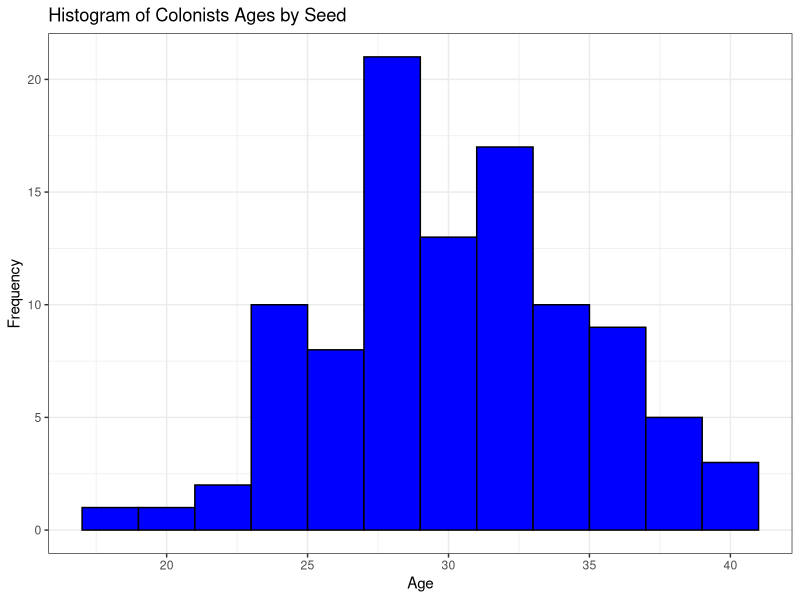
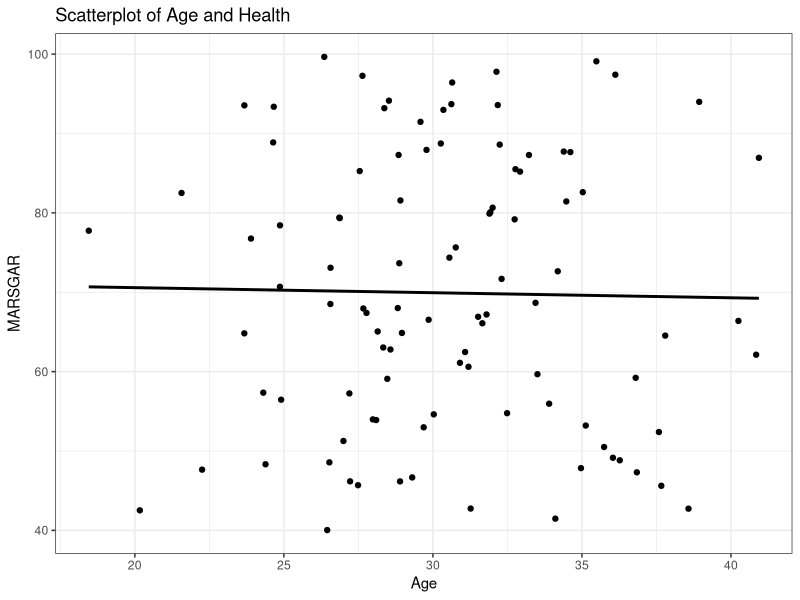
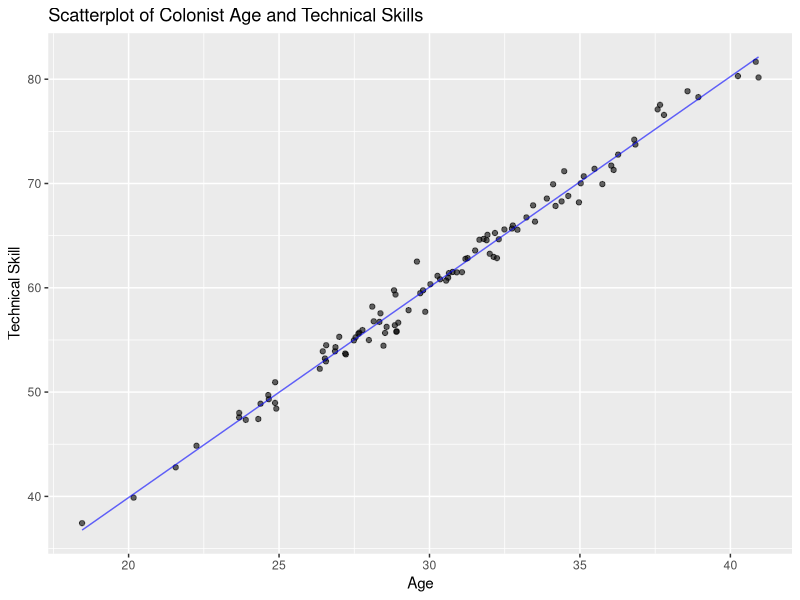
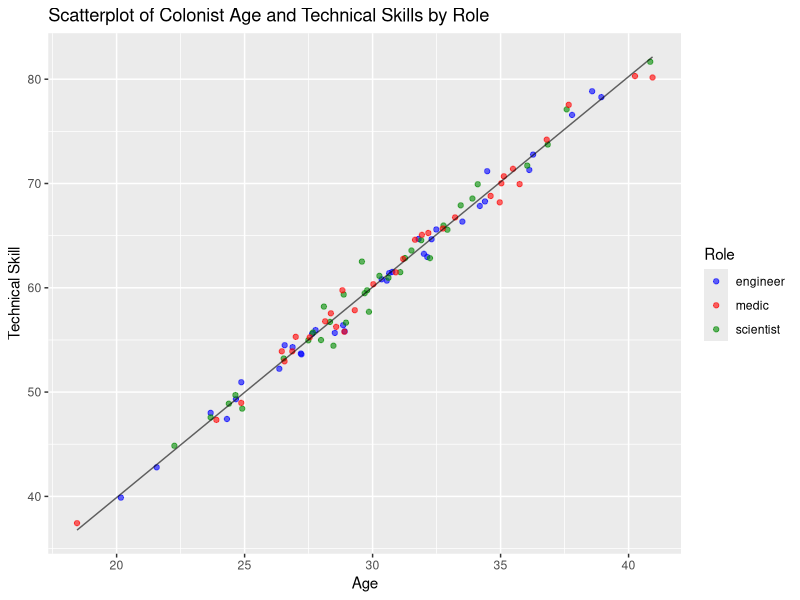
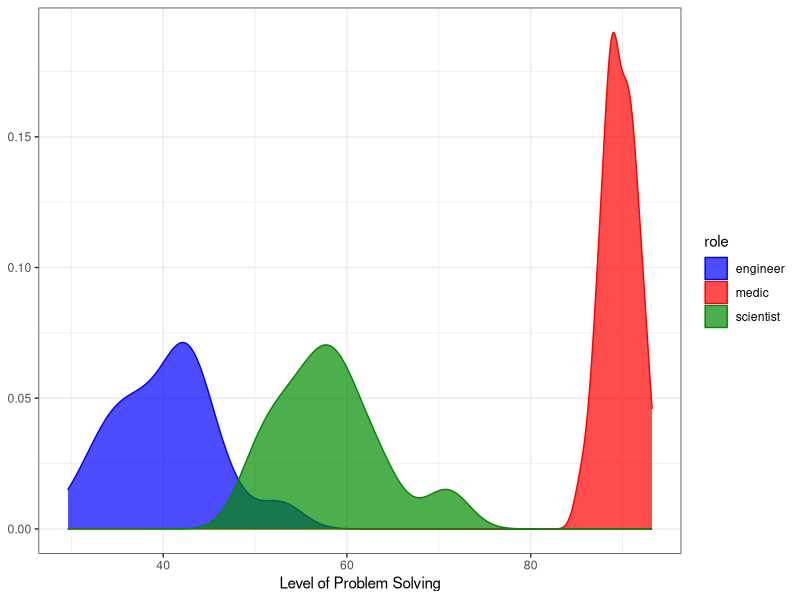
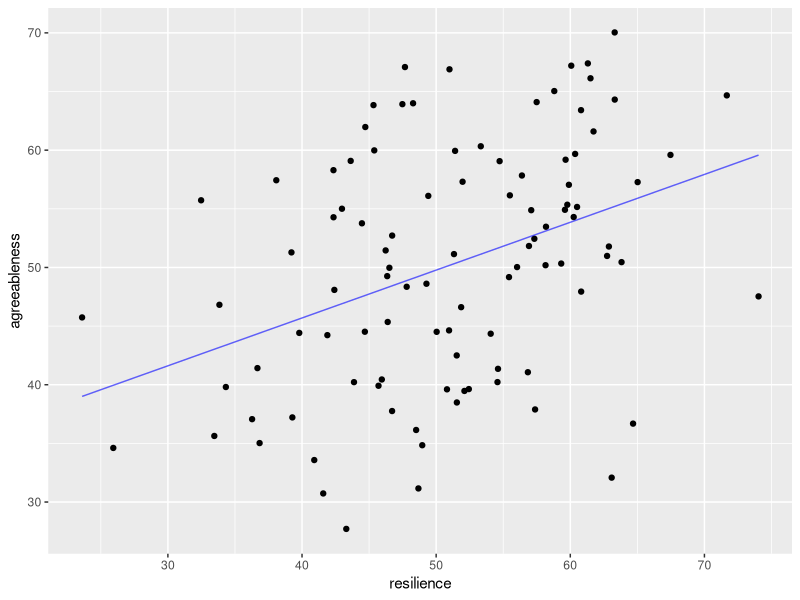

Reproduce these figures in R, in order.
## ---- chunk 1
library(tidyverse) 
library(ggplot2)
library(MASS)

#df_colonists <- subset(df_colonists, select = -c(resilience.1, agreeableness.1)) use if you need to remove extra columns

## ---- chunk 2


set.seed(123)

age <- rnorm(100, mean = 30, sd = 5)

df_colonists <- data.frame(id = 1:100, age)
                                      

## ---- chunk 3

data.frame(df_colonists) %>%
ggplot(
 aes(x=age)
)+
  theme_bw()+
  geom_histogram(binwidth=2,color="black", fill="blue") +
  labs(title = "Histogram of Colonists Ages by Seed",
       x = "Age", y = "Frequency")

  
## ---- chunk 4

role <- rep(c("engineer", "scientist", "medic"), 
             each = 34, 
             length.out = 100)

df_colonists <- df_colonists %>%
  mutate(role)

print(role)
## ---- chunk 5

set.seed(123)

df_colonists$marsgar <- runif(100, min = 40, max = 100)

df_colonists %>%
ggplot( aes(
    x = age,
    y = marsgar
  ) )+
  theme_bw()+
  geom_point()+
  geom_smooth(method=lm, color = "black",se = FALSE)+
  labs(
      x = "Age",
      y = "MARSGAR",
      title = "Scatterplot of Age and Health"
  )

## ---- chunk 6

set.seed(1235)

df_colonists$technical_skills <- 2 * df_colonists$age + rnorm(100, mean = 0, sd = 1)


df_colonists %>%
lm(technical_skills = 2 * age + noise)

df_colonists %>%
  ggplot(aes(
    x = age,
    y = technical_skills
  ))+
  geom_point(alpha = .6)+
  geom_line(stat = "smooth", method="lm", alpha = .6, color = "blue", se = FALSE)+
  labs(
    x = "Age",
    y = "Technical Skill",
    title = "Scatterplot of Colonist Age and Technical Skills"
  )

## ---- chunk 7

df_colonists %>%
  ggplot(aes(
    x = age,
    y = technical_skills,
    color = as.factor(role)
  ))+
  geom_point(alpha = .6)+
  scale_color_manual(values=c("blue", "red","green4"))+
  geom_line(stat = "smooth", method="lm", alpha = .6, color = "black", se = FALSE)+
  labs(
    x = "Age",
    y = "Technical Skill",
    color = "Role",
    title = "Scatterplot of Colonist Age and Technical Skills by Role"
  )


## ---- chunk 8


d_engineer <- rnorm(100, mean = 40, sd = 5)
d_scientist <- rnorm(100, mean = 60, sd = 7)
d_medic <- rnorm(100, mean = 90, sd = 2)



df_colonists <- df_colonists %>%
mutate(problem_solving = case_when(
    role == "engineer" ~ d_engineer,
    role == "scientist" ~ d_scientist,
    role == "medic" ~ d_medic
  ))


df_colonists %>%
  ggplot(aes(
    x = problem_solving,
    color = role,
    fill = role
  ))+
scale_fill_manual(values=c("blue", "red","green4"))+
  scale_color_manual(values=c("blue", "red","green4"))+
  geom_density(alpha = 0.7) +
  theme_bw()+
  labs(
    y = NULL,
    x = "Level of Problem Solving"
  )
## ---- chunk 9

mean_traits <- c(50, 50)
cov_matrix <- matrix(c(100, 50, 
                       50, 100), ncol = 2)



traits_data <- mvrnorm(n = 100, mu = mean_traits, Sigma = cov_matrix, empirical = FALSE)

colnames(traits_data) <- c("resilience", "agreeableness")

df_colonists <- cbind(df_colonists, traits_data)


df_colonists %>%
  ggplot(aes(
    x = resilience,
    y = agreeableness
  ))+
    geom_point()+
  geom_line(stat = "smooth", method="lm", alpha = .6, color = "blue", se = FALSE)
  

## ---- chunk 10

cor_matrix_bigfive <- matrix(c(
  1.0000, 0.2599, 0.1972, 0.1860, 0.2949,
  0.2599, 1.0000, 0.1576, 0.2306, 0.0720,
  0.1972, 0.1576, 1.0000, 0.2866, 0.1951,
  0.1860, 0.2306, 0.2866, 1.0000, 0.1574,
  0.2949, 0.0720, 0.1951, 0.1574, 1.0000
  ), nrow=5, ncol=5, byrow=TRUE,
  dimnames=list(c("EX", "ES", "AG", "CO", "OP"), 
        c("EX", "ES", "AG", "CO", "OP")))

people_with_personality <- cor_matrix_bigfive %>%
  mvrnorm(n = 100, mu = rep(0,5), Sigma = .) %>%
  as.data.frame()
